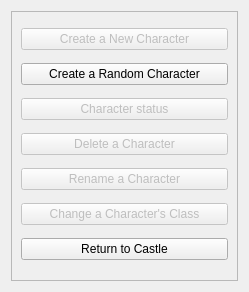
<?xml version="1.0" encoding="UTF-8"?>
<ui version="4.0">
 <class>TrainingGrounds_Dialog</class>
 <widget class="QDialog" name="TrainingGrounds_Dialog">
  <property name="geometry">
   <rect>
    <x>0</x>
    <y>0</y>
    <width>249</width>
    <height>292</height>
   </rect>
  </property>
  <property name="windowTitle">
   <string>Training Grounds</string>
  </property>
  <property name="modal">
   <bool>true</bool>
  </property>
  <layout class="QGridLayout" name="gridLayout_2">
   <item row="0" column="0">
    <widget class="QFrame" name="nav_frame">
     <property name="frameShape">
      <enum>QFrame::StyledPanel</enum>
     </property>
     <property name="frameShadow">
      <enum>QFrame::Raised</enum>
     </property>
     <layout class="QGridLayout" name="gridLayout">
      <item row="5" column="0">
       <widget class="QPushButton" name="classChangeButton">
        <property name="enabled">
         <bool>false</bool>
        </property>
        <property name="text">
         <string>Change a Character's Class</string>
        </property>
       </widget>
      </item>
      <item row="4" column="0">
       <widget class="QPushButton" name="renameCharButton">
        <property name="enabled">
         <bool>false</bool>
        </property>
        <property name="text">
         <string>Rename a Character</string>
        </property>
       </widget>
      </item>
      <item row="1" column="0">
       <widget class="QPushButton" name="randomCharButton">
        <property name="text">
         <string>Create a Random Character</string>
        </property>
       </widget>
      </item>
      <item row="3" column="0">
       <widget class="QPushButton" name="deleteCharButton">
        <property name="enabled">
         <bool>false</bool>
        </property>
        <property name="text">
         <string>Delete a Character</string>
        </property>
       </widget>
      </item>
      <item row="0" column="0">
       <widget class="QPushButton" name="newCharButton">
        <property name="enabled">
         <bool>false</bool>
        </property>
        <property name="text">
         <string>Create a New Character</string>
        </property>
       </widget>
      </item>
      <item row="2" column="0">
       <widget class="QPushButton" name="charStatusButton">
        <property name="enabled">
         <bool>false</bool>
        </property>
        <property name="text">
         <string>Character status</string>
        </property>
       </widget>
      </item>
      <item row="6" column="0">
       <widget class="QPushButton" name="castleButton">
        <property name="text">
         <string>Return to Castle</string>
        </property>
       </widget>
      </item>
     </layout>
    </widget>
   </item>
  </layout>
 </widget>
 <resources/>
 <connections/>
</ui>
